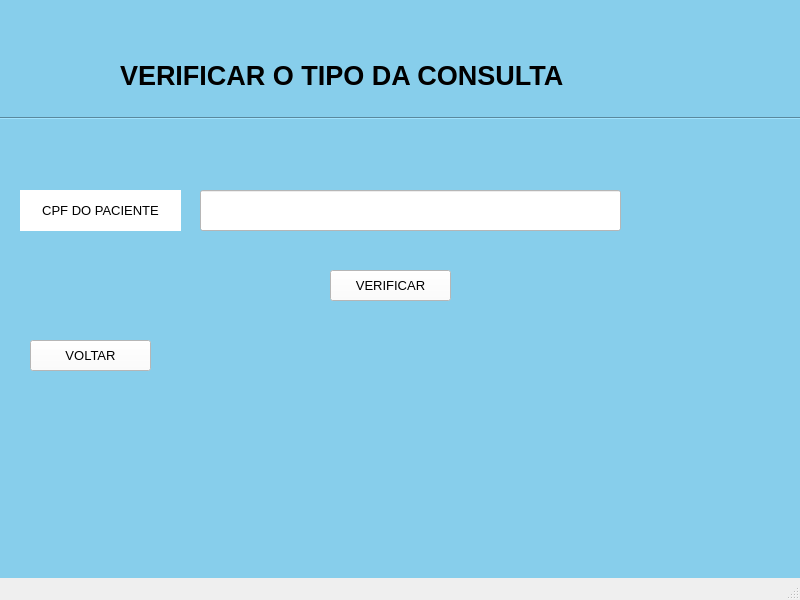
<?xml version="1.0" encoding="UTF-8"?>
<ui version="4.0">
 <class>MainWindow</class>
 <widget class="QMainWindow" name="MainWindow">
  <property name="geometry">
   <rect>
    <x>0</x>
    <y>0</y>
    <width>800</width>
    <height>600</height>
   </rect>
  </property>
  <property name="font">
   <font>
    <pointsize>10</pointsize>
   </font>
  </property>
  <property name="windowTitle">
   <string>MainWindow</string>
  </property>
  <property name="animated">
   <bool>true</bool>
  </property>
  <widget class="QWidget" name="centralwidget">
   <property name="styleSheet">
    <string notr="true">background-color: skyblue;</string>
   </property>
   <widget class="QLabel" name="label">
    <property name="geometry">
     <rect>
      <x>120</x>
      <y>50</y>
      <width>581</width>
      <height>51</height>
     </rect>
    </property>
    <property name="font">
     <font>
      <pointsize>20</pointsize>
      <weight>75</weight>
      <bold>true</bold>
     </font>
    </property>
    <property name="styleSheet">
     <string notr="true"/>
    </property>
    <property name="frameShape">
     <enum>QFrame::NoFrame</enum>
    </property>
    <property name="text">
     <string>VERIFICAR O TIPO DA CONSULTA</string>
    </property>
    <property name="textFormat">
     <enum>Qt::AutoText</enum>
    </property>
    <property name="alignment">
     <set>Qt::AlignLeading|Qt::AlignLeft|Qt::AlignVCenter</set>
    </property>
   </widget>
   <widget class="QPushButton" name="pushButton_2">
    <property name="geometry">
     <rect>
      <x>30</x>
      <y>340</y>
      <width>121</width>
      <height>31</height>
     </rect>
    </property>
    <property name="styleSheet">
     <string notr="true">background-color:  white;</string>
    </property>
    <property name="text">
     <string>VOLTAR</string>
    </property>
   </widget>
   <widget class="Line" name="line">
    <property name="geometry">
     <rect>
      <x>0</x>
      <y>110</y>
      <width>801</width>
      <height>16</height>
     </rect>
    </property>
    <property name="orientation">
     <enum>Qt::Horizontal</enum>
    </property>
   </widget>
   <widget class="QLineEdit" name="lineEdit">
    <property name="geometry">
     <rect>
      <x>200</x>
      <y>190</y>
      <width>421</width>
      <height>41</height>
     </rect>
    </property>
    <property name="styleSheet">
     <string notr="true">background-color:  white;</string>
    </property>
   </widget>
   <widget class="QLabel" name="label_2">
    <property name="geometry">
     <rect>
      <x>20</x>
      <y>190</y>
      <width>161</width>
      <height>41</height>
     </rect>
    </property>
    <property name="styleSheet">
     <string notr="true">background-color:  white;</string>
    </property>
    <property name="text">
     <string>CPF DO PACIENTE</string>
    </property>
    <property name="alignment">
     <set>Qt::AlignCenter</set>
    </property>
   </widget>
   <widget class="QPushButton" name="pushButton">
    <property name="geometry">
     <rect>
      <x>330</x>
      <y>270</y>
      <width>121</width>
      <height>31</height>
     </rect>
    </property>
    <property name="styleSheet">
     <string notr="true">background-color:  white;</string>
    </property>
    <property name="text">
     <string>VERIFICAR</string>
    </property>
   </widget>
  </widget>
  <widget class="QMenuBar" name="menubar">
   <property name="geometry">
    <rect>
     <x>0</x>
     <y>0</y>
     <width>800</width>
     <height>26</height>
    </rect>
   </property>
  </widget>
  <widget class="QStatusBar" name="statusbar"/>
 </widget>
 <resources/>
 <connections/>
</ui>
